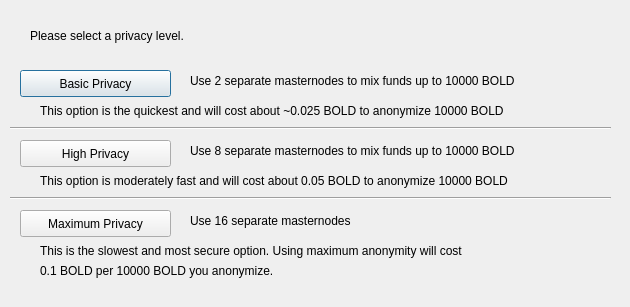
<?xml version="1.0" encoding="UTF-8"?>
<ui version="4.0">
 <class>ObfuscationConfig</class>
 <widget class="QDialog" name="ObfuscationConfig">
  <property name="geometry">
   <rect>
    <x>0</x>
    <y>0</y>
    <width>630</width>
    <height>307</height>
   </rect>
  </property>
  <property name="windowTitle">
   <string>Configure Obfuscation</string>
  </property>
  <widget class="QPushButton" name="buttonBasic">
   <property name="geometry">
    <rect>
     <x>20</x>
     <y>70</y>
     <width>151</width>
     <height>27</height>
    </rect>
   </property>
   <property name="text">
    <string>Basic Privacy</string>
   </property>
  </widget>
  <widget class="QPushButton" name="buttonHigh">
   <property name="geometry">
    <rect>
     <x>20</x>
     <y>140</y>
     <width>151</width>
     <height>27</height>
    </rect>
   </property>
   <property name="text">
    <string>High Privacy</string>
   </property>
  </widget>
  <widget class="QPushButton" name="buttonMax">
   <property name="geometry">
    <rect>
     <x>20</x>
     <y>210</y>
     <width>151</width>
     <height>27</height>
    </rect>
   </property>
   <property name="text">
    <string>Maximum Privacy</string>
   </property>
  </widget>
  <widget class="QLabel" name="label">
   <property name="geometry">
    <rect>
     <x>30</x>
     <y>20</y>
     <width>571</width>
     <height>31</height>
    </rect>
   </property>
   <property name="text">
    <string>Please select a privacy level.</string>
   </property>
  </widget>
  <widget class="QLabel" name="label_2">
   <property name="geometry">
    <rect>
     <x>190</x>
     <y>70</y>
     <width>421</width>
     <height>21</height>
    </rect>
   </property>
   <property name="text">
    <string>Use 2 separate masternodes to mix funds up to 10000 BOLD</string>
   </property>
  </widget>
  <widget class="QLabel" name="label_3">
   <property name="geometry">
    <rect>
     <x>190</x>
     <y>140</y>
     <width>411</width>
     <height>21</height>
    </rect>
   </property>
   <property name="text">
    <string>Use 8 separate masternodes to mix funds up to 10000 BOLD</string>
   </property>
  </widget>
  <widget class="QLabel" name="label_4">
   <property name="geometry">
    <rect>
     <x>190</x>
     <y>210</y>
     <width>421</width>
     <height>21</height>
    </rect>
   </property>
   <property name="text">
    <string>Use 16 separate masternodes</string>
   </property>
  </widget>
  <widget class="QLabel" name="label_6">
   <property name="geometry">
    <rect>
     <x>40</x>
     <y>100</y>
     <width>561</width>
     <height>21</height>
    </rect>
   </property>
   <property name="text">
    <string>This option is the quickest and will cost about ~0.025 BOLD to anonymize 10000 BOLD</string>
   </property>
  </widget>
  <widget class="QLabel" name="label_7">
   <property name="geometry">
    <rect>
     <x>40</x>
     <y>170</y>
     <width>561</width>
     <height>21</height>
    </rect>
   </property>
   <property name="text">
    <string>This option is moderately fast and will cost about 0.05 BOLD to anonymize 10000 BOLD</string>
   </property>
  </widget>
  <widget class="QLabel" name="label_8">
   <property name="geometry">
    <rect>
     <x>40</x>
     <y>240</y>
     <width>561</width>
     <height>21</height>
    </rect>
   </property>
   <property name="text">
    <string>This is the slowest and most secure option. Using maximum anonymity will cost</string>
   </property>
  </widget>
  <widget class="QLabel" name="label_9">
   <property name="geometry">
    <rect>
     <x>40</x>
     <y>260</y>
     <width>561</width>
     <height>21</height>
    </rect>
   </property>
   <property name="text">
    <string>0.1 BOLD per 10000 BOLD you anonymize.</string>
   </property>
  </widget>
  <widget class="Line" name="line">
   <property name="geometry">
    <rect>
     <x>10</x>
     <y>120</y>
     <width>601</width>
     <height>16</height>
    </rect>
   </property>
   <property name="orientation">
    <enum>Qt::Horizontal</enum>
   </property>
  </widget>
  <widget class="Line" name="line_2">
   <property name="geometry">
    <rect>
     <x>10</x>
     <y>190</y>
     <width>601</width>
     <height>16</height>
    </rect>
   </property>
   <property name="orientation">
    <enum>Qt::Horizontal</enum>
   </property>
  </widget>
 </widget>
 <resources/>
 <connections/>
</ui>
